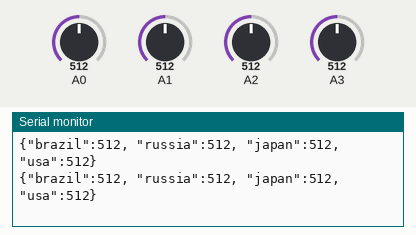
Bench run of a sketch on a simulated Arduino Uno, built with avr-gcc and run on an emulated ATmega328P. On the bench: the last lines printed to the serial monitor. The inputs (shaded band) are chosen by the test bench; at power-on: A0 = 512, A1 = 512, A2 = 512, A3 = 512.

Above: at 1.2 s.
1.3 s: A0 set to 108
At 1.41 s:
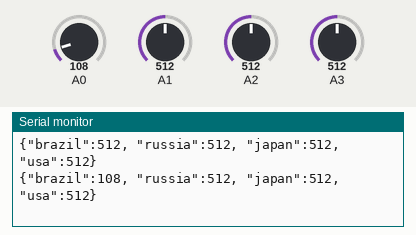
4.3 s: A0 set to 90
At 4.33 s:
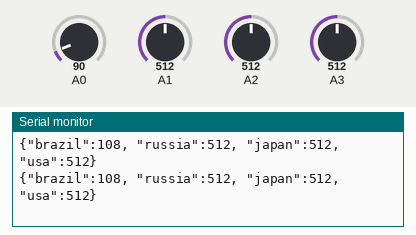
5.8 s: A1 set to 107
At 5.82 s:
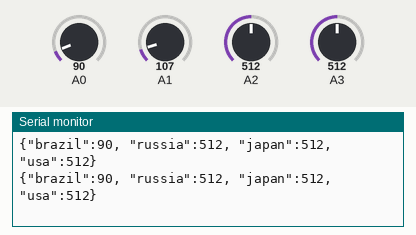
8.8 s: A1 set to 92
At 8.8 s:
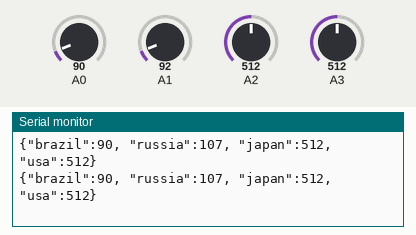
11.8 s: A2 set to 109
At 11.83 s:
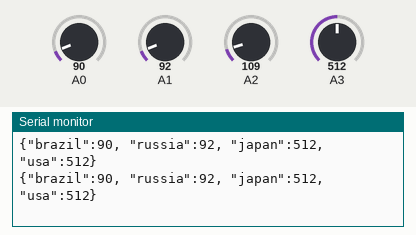
14.8 s: A2 set to 91
At 14.81 s:
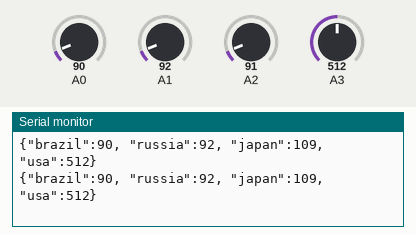
Timing chart, 0 to 17.8 s (numbered marks = the images above; inputs shaded):
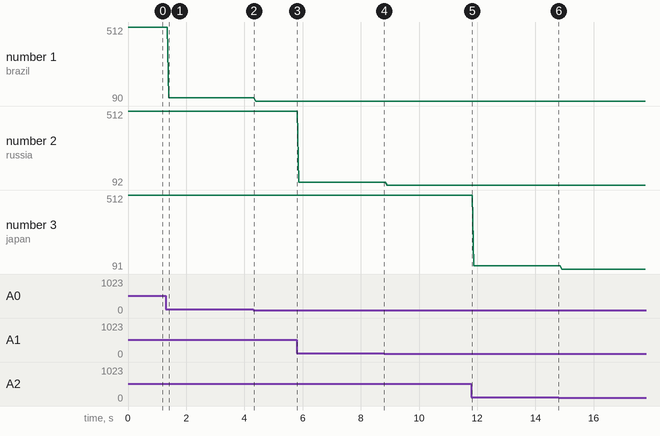

Measured:
- after the input at 1.3 s, the serial monitor: prints a new line after 0.11 s (image 1)
- plotted number 1: 512 → 108 after the input at 1.3 s, 108 → 90 after the input at 4.3 s
- plotted number 2: 512 → 107 after the input at 5.8 s, 107 → 92 after the input at 8.8 s
- plotted number 3: 512 → 109 after the input at 11.8 s, 109 → 91 after the input at 14.8 s

The sketch:

codeArduino.ino
```cpp
void setup() {
  Serial.begin(9600);
}

void loop() {
  int brazil_value = analogRead(0);
  int russia_value = analogRead(1);
  int japan_value = analogRead(2);
  int usa_value = analogRead(3);

  String json;
  json = "{\"brazil\":";
  json += brazil_value;
  json += ", \"russia\":";
  json += russia_value;
  json += ", \"japan\":";
  json += japan_value;
  json += ", \"usa\":";
  json += usa_value;
  json += "}";

  Serial.println(json);
}
```
